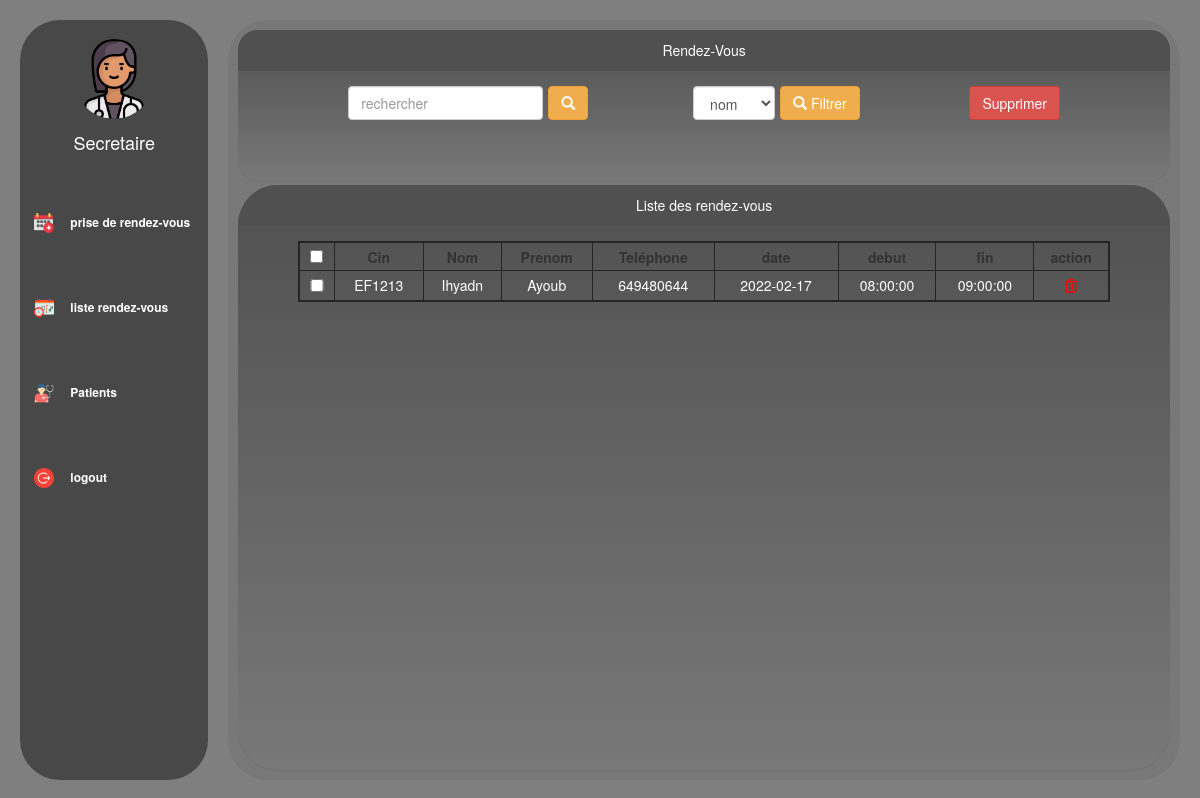
The page /Admin/cabinet/pages/rendezVous.php on the database its author committed.
### tables this page shows
CREATE TABLE `rendezvous` (
  `id` int(11) NOT NULL,
  `patientID` int(11) NOT NULL,
  `start_event` datetime NOT NULL,
  `end_event` datetime NOT NULL
);

CREATE TABLE `patient` (
  `id` int(11) NOT NULL,
  `Nom` varchar(20) NOT NULL,
  `Prenom` varchar(20) NOT NULL,
  `sex` varchar(20) DEFAULT NULL,
  `address` varchar(30) DEFAULT NULL,
  `telephone` int(11) DEFAULT NULL,
  `email` varchar(30) DEFAULT NULL,
  `cin` varchar(20) NOT NULL,
  `birth` date DEFAULT NULL,
  `date_d_ajout` date DEFAULT curdate()
);

### Admin/cabinet/pages/rendezVous.php (the view, shortened to what this page needs)
<?php
require_once("../connexiondb.php");
$resultat=$pdo->query($requete); ?>
<!DOCTYPE html>
<html lang="en">
<head>
    <link rel="stylesheet" href="//maxcdn.bootstrapcdn.com/bootstrap/3.3.5/css/bootstrap.min.css" />
    <link rel="stylesheet" type="text/css" href="..\css\mystyle.css" />
    <link rel="stylesheet" href="..\css\sidebar.css" />
    <link rel="stylesheet" href="https://pro.fontawesome.com/releases/v5.10.0/css/all.css"
 />
</head>
<body>
    <div class="main d-flex">
        <div class="sidebar">
            <?php include("../include/sidebar.php")?>
        </div>
        <div class="dashboard">
            <div class="containerr">
                <div class="panel">
                    <div class="panel-heading">Rendez-Vous</div>
                    <div class="panel-body">
                        <div class="table_form">
                            <div class="form_grp">
                                <input type="text" name="CIN" placeholder="rechercher" class="form-control"
                                    id="cin_search" />
                                <button type="submit" class="btn btn-warning">
                                    <span class="glyphicon glyphicon-search"> </span>
                                </button>
                            </div>
                            <div class="form_grp">
                                <select name="filtrage" class="form-control" id="filtrage">
                                    <option value="2">nom</option>
                                </select>
                                <button type="submit" class="btn btn-warning" onclick="sortTable()">
                                    <span class="glyphicon glyphicon-search"> </span> Filtrer
                                </button>
                            </div>
                            <button class="btn btn-danger" onclick="deletSelected()"
                                title='supprimer les rendez-vous selectionés'>
                                Supprimer </button>
                        </div>
                    </div>
                </div>
                <div class="panel table_cont">
                    <div class="panel-heading">Liste des rendez-vous</div>
                    <div class="panel-body table_here" id="table_wrapper">
                        <div id="table_here">
                            <?php $requete="select * from rendezVous ";$resultat=$pdo->query($requete);?>
                            <table class="table table - bordred " id="mytable">
                                <thead>
                                    <tr>
                                        <th> <input type="checkbox" value="false" id="check_all" onclick="checkAll()">
                                        </th>
                                        <th> Cin </th>
                                        <th> Nom </th>
                                        <th> Prenom </th>
                                        <th> Teléphone </th>
                                        <th> date </th>
                                        <th> debut </th>
                                        <th> fin </th>
                                        <th> action </th>
                                </thead>
                                <tbody>
                                    <?php while($rend=$resultat->fetch()){
                                        $query = "SELECT * FROM patient WHERE id = :patientID";
                                        $statement = $pdo->prepare($query);
                                        $statement->execute(
                                            array(
                                                'patientID'     =>   $rend['patientID'],
                                                )
                                            );
                                        $row = $statement->fetch(PDO::FETCH_ASSOC);?>
                                    <tr>
                                        <td> <input type="checkbox" value="<?php echo $rend ['id'] ?>" id="check"></td>
                                        <td> <?php echo $row ['cin'] ?> </td>
                                        <td> <?php echo $row ['Nom'] ?> </td>
                                        <td> <?php echo $row ['Prenom'] ?> </td>
                                        <td> <?php echo $row ['telephone'] ?> </td>
                                        <td> <?php echo explode(" ",$rend["start_event"])[0]?> </td>
                                        <td> <?php echo explode(" ",$rend["start_event"])[1]?> </td>
                                        <td> <?php echo explode(" ",$rend["end_event"])[1]?> </td>
                                        <td class="d-flex align-items-center">
                                            <i class="far fa-trash-alt delete"
                                                onclick="supprimer_rend(<?php echo $rend ['id'] ?>)"> </i> <?php } ?>
                                        </td>
                                    </tr>
                            </table>
                        </div>
                    </div>
                </div>
            </div>
        </div>
    </div>
</body>
</html>

### Admin/cabinet/css/mystyle.css (style rules this page uses)
.panel { background-image: linear-gradient(to top, #787878 0%, #505050 100%); margin-bottom: 5px; border: none; margin-top: 5px; border-radius: 20px; overflow: hidden; height: 20%; }
.panel-heading { background-color: #505050; color: white; text-align: center; }
.panel-body { display: flex; justify-content: center; overflow: hidden; }
.table { text-align: center; border: 2px solid rgb(37, 37, 37); }
.table > thead > tr { padding: 5px; height: 10%; }
.table > thead > tr > th { border: none; border-right: 1px solid rgb(37, 37, 37); text-align: center; padding: 3px; margin: 5px 5px; }
.table > tbody > tr > td { padding: 4px; border: 1px solid rgb(37, 37, 37); color: #fff; }
.containerr { height: 100%; border-radius: 40px; width: 100%; margin: 5px; }
#table_here { width: 100%; max-height: 90%; overflow-y: scroll; }
#table_wrapper { overflow: hidden; height: 100%; }
.table_cont { height: calc(80% - 15px); border-radius: 40px; }
.table_form { display: flex; justify-content: space-around; align-items: center; width: 90%; }
.form_grp { display: flex; align-items: center; justify-content: space-around; margin-right: 5px; }
button { margin-left: 5px; }
.table { width: 90%; overflow: scroll; margin: auto; }
#check { width: 80%; }
.delete { color: red; cursor: pointer; }
.form-g input, select { height: 50%; width: 90% !important; border-radius: 8px; border: none; background: #f7f6f5; box-shadow: 0px 0px 10px 2px rgba(0, 0, 0, 0.3); }
select option { color: black; }

### Admin/cabinet/css/sidebar.css (style rules this page uses)
body { background-image: linear-gradient(rgba(0,0,0,0.5), rgba(0,0,0,0.5)),url(../images/first_page.jpg); background-size: cover; background-position: center; overflow: hidden; }
.main { display: flex; margin: 20px; overflow-y: hidden; height: 95vh; }
.sidebar { flex: 2; background-color: #484848; height: 95vh; border-radius: 40px; margin-right: 20px; display: flex; width: 100%; justify-content: flex-start; flex-direction: column; align-items: center; }
.dashboard { flex: 10; height: 100%; border-radius: 40px; padding: 5px; background-color: #787878; display: flex; align-items: center; overflow: hidden; justify-content: center; padding: 5px; }
button { transform: scale(1); transition: 0.2s; }

### rows shown on the page
rendezvous: patientID.cin "EF1213", patientID.Nom "Ihyadn", patientID.Prenom "Ayoub", patientID.telephone "649480644", start_event "2022-02-17", start_event "08:00:00", end_event "09:00:00"
